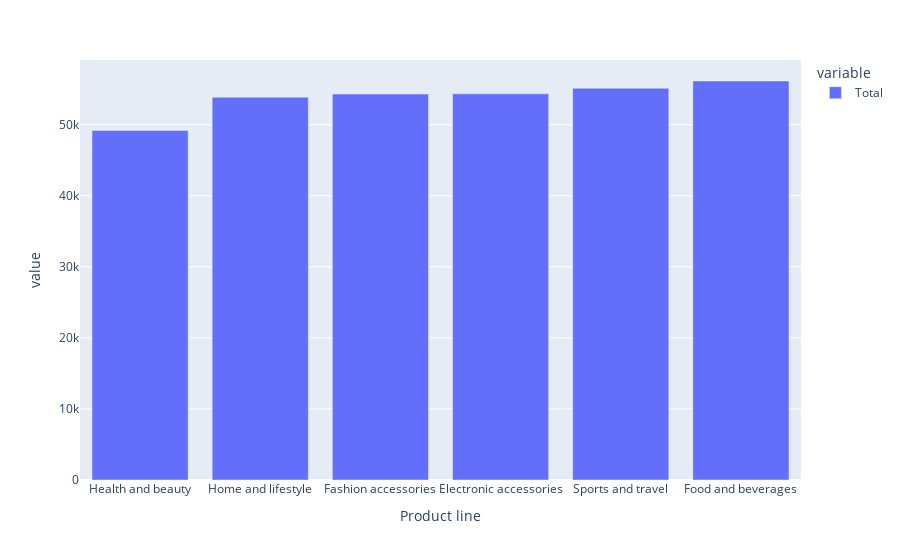

The cell this chart's notebook holds for it:
### Code cell
bar_char=px.bar(sales_by_product)
bar_char.show()

### Figure 1 — Plotly figure (JSON) as saved in the notebook; plotly's stock layout.template omitted (floating-point values rounded to 4 significant figures)
{"data": [{"alignmentgroup": "True", "hovertemplate": "variable=Total<br>Product line=%{x}<br>value=%{y}<extra></extra>", "legendgroup": "Total", "marker": {"color": "#636efa", "pattern": {"shape": ""}}, "name": "Total", "offsetgroup": "Total", "orientation": "v", "showlegend": true, "textposition": "auto", "type": "bar", "x": ["Health and beauty", "Home and lifestyle", "Fashion accessories", "Electronic accessories", "Sports and travel", "Food and beverages"], "xaxis": "x", "y": [49190.0, 53860.0, 54310.0, 54340.0, 55120.0, 56140.0], "yaxis": "y"}], "layout": {"barmode": "relative", "legend": {"title": {"text": "variable"}, "tracegroupgap": 0}, "margin": {"t": 60}, "xaxis": {"anchor": "y", "domain": [0, 1], "title": {"text": "Product line"}}, "yaxis": {"anchor": "x", "domain": [0, 1], "title": {"text": "value"}}}}
